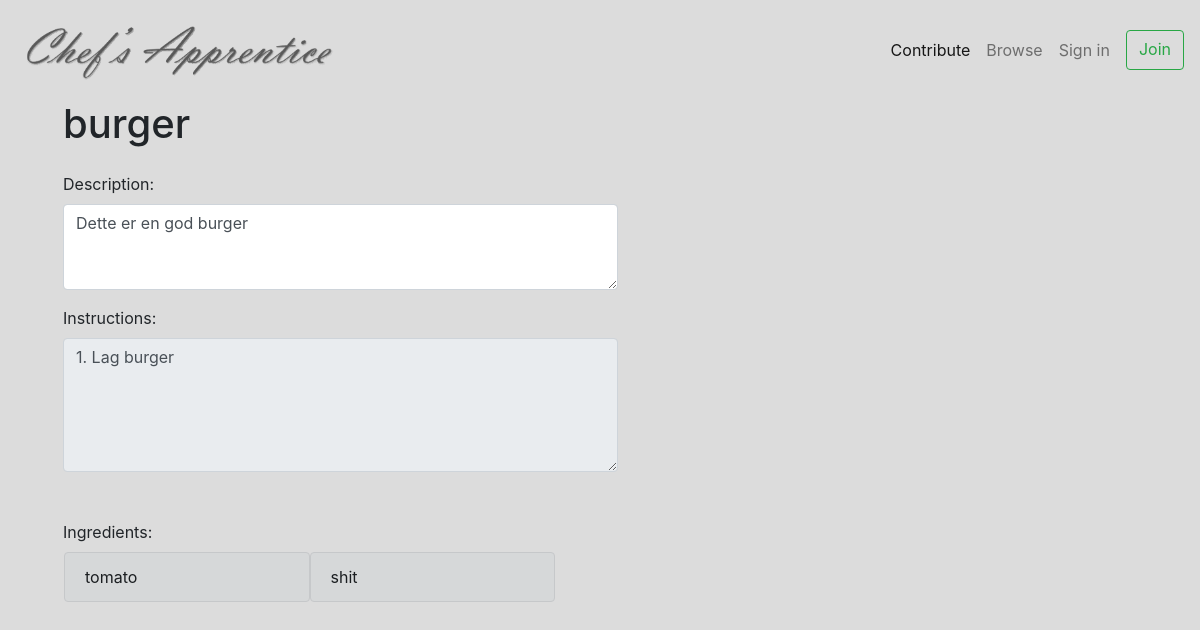
The app's page /recipe/5/, older data.
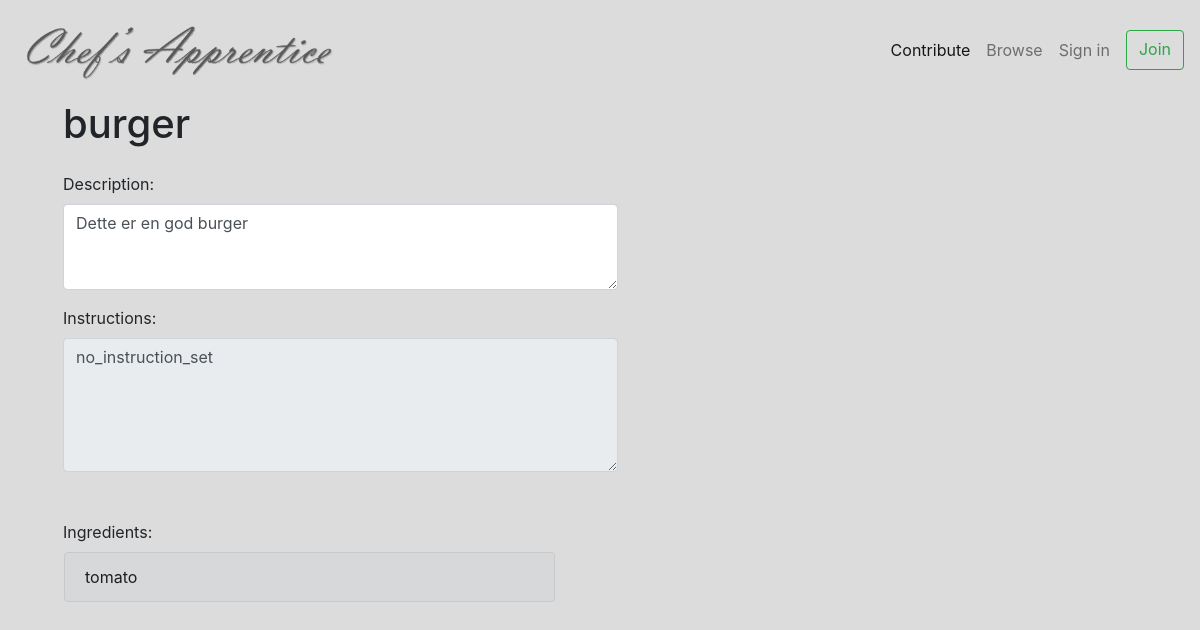
The same page, newer data.
### recipe/models.py (models this page shows, shortened)
class Recipe(models.Model):
    user = models.ForeignKey(
        User,
        on_delete=models.CASCADE,
        blank=True,
    )
    name = models.CharField(
        blank=False,
        max_length=100,
    )
    description = models.TextField(
        blank=False,
    )
    instruction = models.TextField(
        blank=False,
    )
    ingredients = models.ManyToManyField(
        Ingredient,
        blank=True
    )
    image = models.ImageField(default="default.png", upload_to='recipe_image')

class Ingredient(models.Model):
    user = models.ForeignKey(
        User,
        on_delete=models.CASCADE,
        blank=True,
    )
    name = models.CharField(
        blank=False,
        max_length=100,
    )
    info = models.TextField(
        blank=False,
    )

### recipe/views.py (the view)
# urls.py: path('recipe/<int:pk>/', RecipeDetailView.as_view(), name='recipe-detail'),
class RecipeDetailView(DetailView):
    model = Recipe

### recipe/templates/recipe/recipe_detail.html
{% extends 'base.html' %}
{% load static %}
{% block content %}
<div class="container mx-5">
    <h1>{{ object.name }}</h1>
    <label class="mt-3" for="description">Description:</label>
    <textarea class="form-control col-6" id="description" rows="3">{{ object.description }}</textarea>
    <label class="mt-3" for="instruction">Instructions:</label>
    <textarea readonly class="form-control col-6" id="instruction" rows="5">{{ object.instruction }}</textarea>
    <label class="mt-5" for="ingredients">Ingredients:</label>
    <div class="row pl-3 pr-5 mr-4 col-6">
    {% for ingredient in object.ingredients.all %}
        <div class="col mx-0 px-0">
            <div class="alert alert-dark" role="alert">{{ ingredient.name }}</div>
        </div>
    {% endfor %}
    </div>
</div>
{% endblock content %}

### templates/base.html (shortened to what this page needs)
{% load static %}
<!doctype html>
<html lang="en">
  <head>
    <link rel="stylesheet" href="https://stackpath.bootstrapcdn.com/bootstrap/4.3.1/css/bootstrap.min.css">
      <link rel="stylesheet" type="text/css" href="{% static "browse/style.css" %}">
  </head>
<body>
    <div id="page-content-wrapper">
        <nav class="navbar navbar-expand-lg navbar-light" style="background-color: #dcdcdc; height: 100px;">
            <a class="navbar-left mt-2" href="{% url "browse:browse" %}">
                <img src="{% static "browse/images/logo.png" %}" width="320" alt=""/>
            </a>
            <div class="collapse navbar-collapse" id="navbarSupportedContent">
                <ul class="navbar-nav ml-auto">
                    <li class="nav-item active">
                        <a class="nav-link" href="{% url "recipe:contribute" %}">Contribute<span class="sr-only">(current)</span></a>
                  </li>
                  <li class="nav-item">
                    <a class="nav-link" href="{% url "browse:browsepage" %}">Browse</a>
                  </li>
                    <li class="nav-item">
                    <a class="nav-link" href="#">Sign in</a>
                  </li>
                    <a class="btn btn-outline-success ml-2 my-2 my-sm-0" href="{% url "users:register" %}" type="submit">Join</a>
                </ul>
            </div>
        </nav>
            <div>
                  {% block content %}{% endblock content %}
              </div>
            </div>
</body>
</html>

### browse/static/browse/style.css (style rules this page uses)
body { background-color: gainsboro; overflow-x: hidden; }
#page-content-wrapper { min-width: 100vw; }
@media (min-width: 768px) { #page-content-wrapper { min-width: 0; width: 100%; } }

Row changes from the older to the newer data that the page shows:
removed Ingredient: name "shit"
changed Recipe "burger": instruction "1. Lag burger" → "no_instruction_set"
